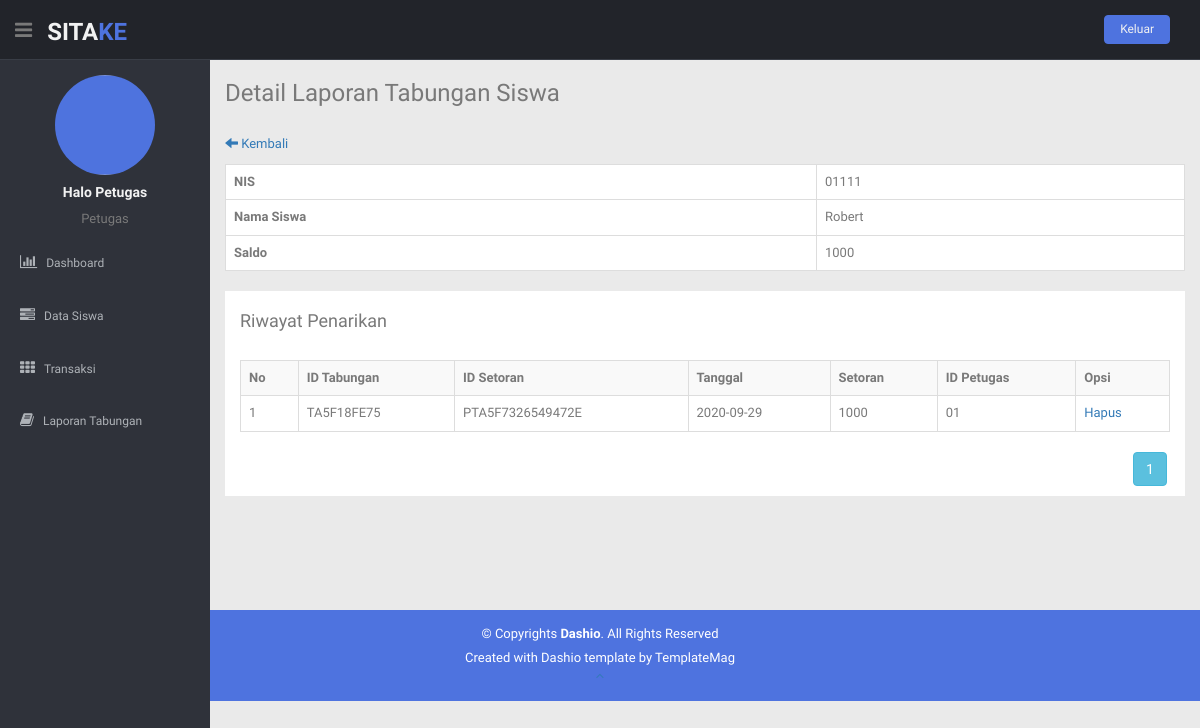
/panelpetugas/detail_penarikan_siswa.php?id_tabungan=TA5F18FE75 (signed in), run on the app's committed database.
### tables this page shows
CREATE TABLE `petugas` (
  `id_petugas` char(5) NOT NULL,
  `foto_petugas` varchar(200) NOT NULL,
  `nama_petugas` varchar(50) NOT NULL,
  `alamat_petugas` text NOT NULL,
  `telepon_petugas` varchar(15) NOT NULL,
  `jk_petugas` varchar(20) NOT NULL,
  `user_petugas` varchar(20) NOT NULL,
  `pass` varchar(50) NOT NULL,
  `level` varchar(10) NOT NULL,
  `id_status` char(5) NOT NULL
);

CREATE TABLE `tabungan` (
  `id_tabungan` char(10) NOT NULL,
  `nis` char(15) NOT NULL,
  `saldo` varchar(100) NOT NULL
);

CREATE TABLE `siswa` (
  `nis` char(15) NOT NULL,
  `foto_siswa` varchar(200) NOT NULL,
  `nama_siswa` varchar(50) NOT NULL,
  `alamat_siswa` text NOT NULL,
  `jk_siswa` varchar(20) NOT NULL,
  `telepon_siswa` varchar(15) NOT NULL,
  `user_siswa` varchar(20) NOT NULL,
  `pass` varchar(50) NOT NULL,
  `level` varchar(10) NOT NULL
);

CREATE TABLE `penarikan` (
  `id_penarikan` char(30) NOT NULL,
  `id_tabungan` char(10) NOT NULL,
  `tanggal` date NOT NULL,
  `penarikan` varchar(100) NOT NULL,
  `id_petugas` char(5) NOT NULL
);

### panelpetugas/detail_penarikan_siswa.php (the view, shortened to what this page needs)
<?php
include("includers/header.php");
include("includers/navbar.php");
include ("../koneksi/koneksi.php");
?>
<section id="main-content">
	<section class="wrapper site-min-height">
		<h3>Detail Laporan Tabungan Siswa</h3>
		<div class="row mt">
			<div class="col-lg-12">
				<br>
				<?php
				$idtab = $_GET['id_tabungan'];
				echo "<p style='margin-bottom:10px;'><a href='detail-laporan.php?id_tabungan=".$idtab."'><i class='glyphicon glyphicon-arrow-left'></i> Kembali</a></p>";
				?>
				<table class="table table-bordered" style="background-color: #fff">
					<?php
					$idtab = $_GET['id_tabungan'];
					$sql = "SELECT A.nis, A.saldo, B.nama_siswa FROM tabungan AS A INNER JOIN siswa AS B ON (A.nis = B.nis) WHERE A.id_tabungan = '$idtab'";
					$query = mysqli_query($koneksi, $sql);
					if(mysqli_num_rows($query) == 0){
						echo '<tr><td colspan="2"><center>Tidak ada data!</center></td></tr>';
					}else{
						while ($data = mysqli_fetch_assoc($query)) {
							echo "<tr>";
							echo "<td><b>NIS</b></td>";
							echo "<td>".$data['nis']."</td>";
							echo "</tr>";
							echo "<tr>";
							echo "<td><b>Nama Siswa</b></td>";
							echo "<td>".$data['nama_siswa']."</td>";
							echo "</tr>";
							echo "<tr>";
							echo "<td><b>Saldo</b></td>";
							echo "<td>".$data['saldo']."</td>";
							echo "</tr>";
						}
					}
					?>
				</table>
				<div class="container-fluid" style="background-color: #fff; padding-top: 10px; margin-bottom: 20px; padding-bottom: 10px;">
					<h4>Riwayat Penarikan</h4><br>
					<div class="table-responsive">
						<table class="table table-bordered table-hover table-striped">
							<tr>
								<th>No</th>
								<th>ID Tabungan</th>
								<th>ID Setoran</th>
								<th>Tanggal</th>
								<th>Setoran</th>
								<th>ID Petugas</th>
								<th>Opsi</th>
							</tr>
							<?php
							$pen = mysqli_query($koneksi,"SELECT * FROM penarikan WHERE id_tabungan = '$idtab'");
							$banyak = mysqli_num_rows($pen);
							$mulai = 0;
							$tujuan = 5;
							$page = ceil($banyak / $tujuan);
							if(isset($_GET['halaman'])) {
								$hal = $_GET['halaman'];
								$mulai = ($hal*$tujuan)-$tujuan;
							} else {
								$mulai = 0;
							}
							$idtab = $_GET['id_tabungan'];
							$sql = "SELECT * FROM penarikan WHERE id_tabungan = '$idtab' limit $mulai,$tujuan";
							$query = mysqli_query($koneksi, $sql);
							if(mysqli_num_rows($query) == 0){
								echo '<tr><td colspan="7"><center>Tidak ada data!</center></td></tr>';
							}else{
								$no = 1+$mulai;
								while ($data = mysqli_fetch_assoc($query)) {
									echo "<tr>";
									echo "<td>$no</td>";
									echo "<td>".$data['id_tabungan']."</td>";
									echo "<td>".$data['id_penarikan']."</td>";
									echo "<td>".$data['tanggal']."</td>";
									echo "<td>".$data['penarikan']."</td>";
									echo "<td>".$data['id_petugas']."</td>";
									echo "<td><a href='#' onclick=\"javascript: if(confirm('Apakah data setoran tabungan dengan ID Tabungan $data[id_tabungan] mau dihapus?')==true){ window.location.href='hapus_setoran.php?aksi=hapus&id_penarikan=$data[id_penarikan]'; } \">Hapus</a></td>";
									echo "</tr>";
									$no++;
								}
							}
							?>
						</table>
					</div>
					<div style="text-align: right;">
						<?php
						$idtab = $_GET['id_tabungan'];
						for ($i=1; $i <= $page; $i++) {
							echo '<a class="btn btn-info btn-md"  href="?id_tabungan='.$idtab.'&halaman='.$i.'">'.$i.'</a>';
						}
						?>
					</div>
				</div>
			</div>
		</div>
	</section>
</section>
<?php
include("includers/footer.php");
?>

### panelpetugas/includers/navbar.php (shortened to what this page needs)
<header class="header black-bg">
  <div class="sidebar-toggle-box">
    <div class="fa fa-bars tooltips" data-placement="right" data-original-title="Toggle Navigation"></div>
  </div>
  <a href="index.php" class="logo"><b>SITA<span>KE</span></b></a>
  <div class="top-menu">
    <ul class="nav pull-right top-menu">
      <li><button class="logout" type="submit" onClick='return confirmSubmit()'>Keluar</button></li>
    </ul>
  </div>
</header>
<aside>
  <div id="sidebar" class="nav-collapse ">
    <ul class="sidebar-menu" id="nav-accordion">
      <?php
      include '../koneksi/koneksi.php';
      $idpetugas = $_SESSION['idpetugas'];
      $data = mysqli_query($koneksi,"SELECT * FROM petugas where id_petugas='$idpetugas'");
      $query = mysqli_fetch_array($data);
      echo "<p class='centered'><img src='../paneladmin/$query[foto_petugas]' class='img-circle' width='100' height='100'</p>";
      echo "<h5 class='centered'>".$query['nama_petugas']."</h5>";
      echo "<p class='centered'>".$query['level']."</p>";
      ?>
      <li class="mt">
        <a href="index.php">
          <i class="fa fa-bar-chart-o"></i>
          <span>Dashboard</span>
        </a>
      </li>
      <li>
        <a href="data-siswa.php">
          <i class="fa fa-tasks"></i>
          <span>Data Siswa</span>
        </a>
      </li>
      <li class="sub-menu">
        <a href="javascript:;">
          <i class="fa fa-th"></i>
          <span>Transaksi</span>
        </a>
      </li>
      <li>
        <a href="laporan.php">
          <i class="fa fa-book"></i>
          <span>Laporan Tabungan</span>
        </a>
      </li>
    </ul>
  </div>
</aside>

### panelpetugas/css/style.css (style rules this page uses)
body { color: #797979; background: #eaeaea; font-family: 'Ruda', sans-serif; padding: 0px !important; margin: 0px !important; font-size:13px; }
ul li { list-style: none; }
a, a:hover, a:focus { text-decoration: none; outline: none; }
.centered { text-align: center; }
.mt { margin-top: 5px; }
ul.top-menu > li > .logout { color: #f2f2f2; font-size: 12px; border-radius: 4px; -webkit-border-radius: 4px; border: 1px solid #4e73df !important; padding: 5px 15px; margin-right: 15px; background: #4e73df; margin-top: 15px; }
#sidebar { width: 210px; height: 100%; position: fixed; background: #2f323a; }
#sidebar h5 { color: #f2f2f2; font-weight: 700; }
#sidebar ul li { position: relative; }
ul.sidebar-menu , ul.sidebar-menu li ul.sub { margin: -2px 0 0; padding: 0; }
ul.sidebar-menu { margin-top: 75px; }
ul.sidebar-menu li { margin-bottom: 5px; margin-left:10px; margin-right:10px; }
ul.sidebar-menu li.sub-menu { line-height: 15px; }
ul.sidebar-menu li a span { display: inline-block; }
ul.sidebar-menu li a { color: #aeb2b7; text-decoration: none; display: block; padding: 15px 0 15px 10px; font-size: 12px; outline: none; -webkit-transition: all 0.3s ease; -moz-transition: all 0.3s ease; -o-transition: all 0.3s ease; -ms-transition: all 0.3s ease; transition: all 0.3s ease; }
ul.sidebar-menu li a i { font-size: 15px; padding-right: 6px; }
#main-content { margin-left: 210px; }
.header, .footer { min-height: 60px; padding: 0 15px; }
.header { position: fixed; left: 0; right: 0; z-index: 1002; }
.black-bg { background: #22242a; border-bottom: 1px solid #393d46; }
.wrapper { display: inline-block; margin-top: 60px; padding-left: 15px; padding-right: 15px; padding-bottom: 15px; padding-top: 0px; width: 100%; }
a.logo { font-size: 24px; color: #f2f2f2; float: left; margin-top: 15px; text-transform: uppercase; }
a.logo b { font-weight: 900; }
a.logo span { color: #4e73df; }
#top_menu .nav > li, ul.top-menu > li { float: left; }
.sidebar-toggle-box { float: left; padding-right: 15px; margin-top: 20px; }
.sidebar-toggle-box .fa-bars { cursor: pointer; display: inline-block; font-size: 20px; }
.site-min-height { min-height: 550px; }

### data on the page
petugas: foto_petugas (picture), nama_petugas "Halo Petugas", level "Petugas"
tabungan: nis "01111", nis.nama_siswa "Robert", saldo "1000"
penarikan: id_tabungan "TA5F18FE75", id_penarikan "PTA5F7326549472E", tanggal "2020-09-29", penarikan "1000", id_petugas "01"
